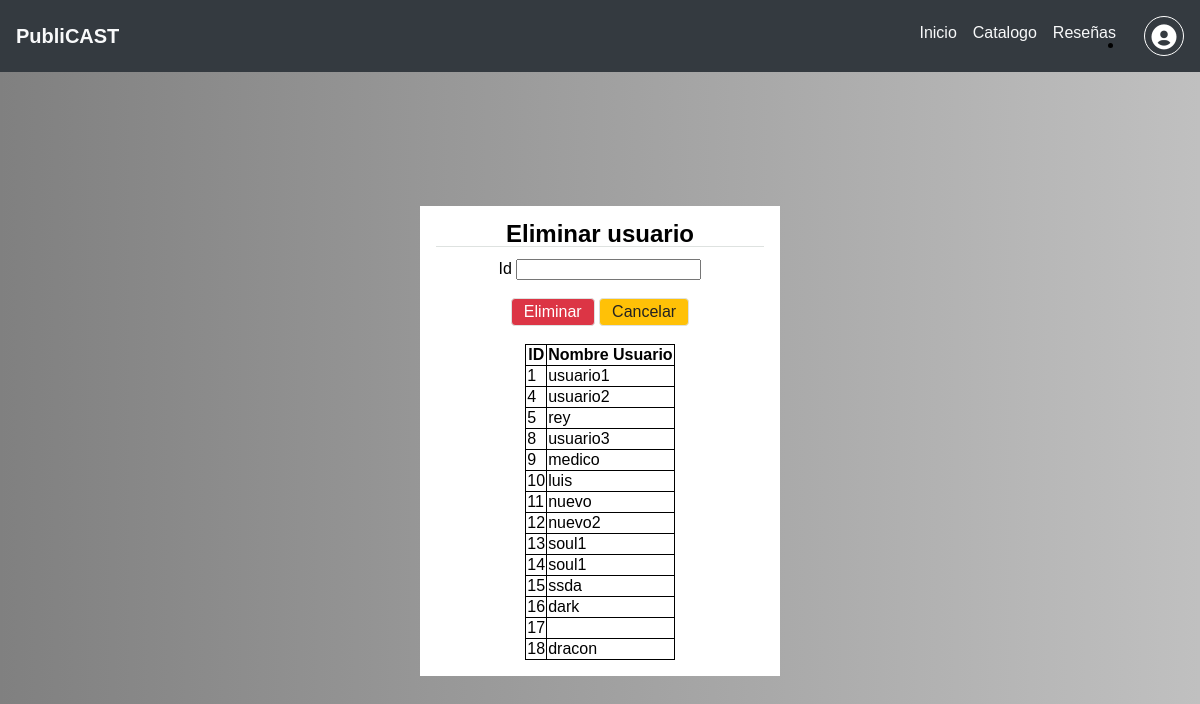
/Proyecto/views/admin.php (signed in), run on the app's committed database.
### tables this page shows
CREATE TABLE `users` (
  `idusers` int NOT NULL AUTO_INCREMENT,
  `nombre_usuario` varchar(50) NOT NULL,
  `correo` varchar(45) NOT NULL,
  `contrasena` varchar(100) NOT NULL,
  `rol` varchar(20) NOT NULL,
  PRIMARY KEY (`idusers`)
);

### Proyecto/models/usersDB.php (called while the page is built, shortened)
<?php
class Usuario {
    private $_idusers;
    private $_nombre_usuario;
    private $_rol;
    public function getId() {
        return $this->_idusers;
    }
    public function setId($idusers) {
        $this->_idusers = $idusers;
    }
    public function getNombreU() {
        return $this->_nombre_usuario;
    }
    public function setNombreU($nombre_usuario) {
        $this->_nombre_usuario = $nombre_usuario;
    }
    public function getRol() {
        return $this->_rol;
    }
    public function setRol($rol) {
        $this->_rol = $rol;
    }
}
?>

### Proyecto/controllers/userAdminControll.php (the view, shortened to what this page needs)
<?php
    include("../models/DBConnection.php");
    include("../models/usersDB.php");
    try {
        $connection = DBConnection::getConnection();
    }
    catch(PDOException $e) {
        error_log("Error de conexión - " . $e, 0);
        exit();
    }
    if ($_SERVER["REQUEST_METHOD"] == "GET") {
        if (array_key_exists("idpotcast", $_GET)) {
        }
        else {
            try {
                $query = $connection->prepare("SELECT * FROM users ");
                $query->execute();
                while($row = $query->fetch(PDO::FETCH_ASSOC)) {
                    $usersw = new Usuario($row["idusers"], $row["nombre_usuario"], $row["correo"], $row["contrasena"], $row["rol"]);
                        if($usersw->getRol() !== 'administrador'){
                            echo
                            "
                            <tr>
                                <td>". $usersw->getId()."</td>
                                <td>". $usersw->getNombreU()."</td>
                            </tr>
                            ";
                        }
                }
            }
            catch(PDOException $e) {
                error_log("Error en query - " . $e, 0);
                exit();
            }
        }
    }
?>

### Proyecto/views/admin.php (shortened to what this page needs)
<!DOCTYPE html>
<html lang="en">
<head>
    <?php  include("layouts/template.php")?>
</head>
<body class="colors">
    <?php  include("layouts/navbar.php") ?>
                 <li class="nav-item">
                    <a href="catalogo.php" class="nav-link">Catalogo</a>
                </li>
                <li class="nav-item">
                    <a href="catalogo.php" class="nav-link">Reseñas</a>
                </li>
                <?php include("layouts/Logout.php") ?>
            </ul>
        </div>
    </nav>
    <br><br><br>
    <div class="contenedor">
        <center><h4 class="border-bottom py-2">Eliminar usuario</h4></center>
        <form action="../controllers/userAdminControll.php" method="POST" class="row" autocomplete="off" enctype="multipart/form-data">
            <div class="col-12">
              <center>
                <label for="idusers">Id</label>
                <input type="text" name="idusers" class="form-control">
               </center>
            </div>
            <div class="col-12 ">
               <center>
                <br>
                <input type="submit" value="Eliminar" class="btn btn-danger">
                <a href="catalogo.php" class="btn btn-warning">Cancelar</a>
                </center>
            </div>
        </form>
        <br>
        <center>
      <table>
            <head>
                <tr>
                    <th rowspan="2">ID</th>
                    <th rowspan="2">Nombre Usuario</th>
                </tr>
            </head>
            <tbody>
                <?php
                include("../controllers\userAdminControll.php");
                ?>
            </tbody>
        </table>
        </center>
    </div>
    <br>
</body>
</html>

### Proyecto/views/layouts/template.php (shortened to what this page needs)
<link rel="stylesheet" href="../assets/css/framework.css">
<link href='https://unpkg.com/boxicons@2.1.2/css/boxicons.min.css' rel='stylesheet'>

### Proyecto/views/layouts/navbar.php (shortened to what this page needs)
<nav class="navbar">
        <a href="" class="navbar-brand">PubliCAST</a>
        <div class="navbar-collapse">
            <ul class="navbar-nav">
                <li class="nav-item">
                    <a href="../" class="nav-link">Inicio</a>
                </li>

### Proyecto/views/layouts/Logout.php (shortened to what this page needs)
<li class="dropdown">
    <a href="#" class="social-media-icons dropdown-toggle">
    <i class='bx bxs-user-circle'></i>
    </a>
</li>

### Proyecto/assets/css/config.css (style rules this page uses)
* { box-sizing: border-box; font-family: Verdana, Geneva, Tahoma, sans-serif; }
html, body { margin: 0; }
:root { --color-primary:#0d6efd; --color-primary-clear:#1f76fa; --color-primary-darked:#0a47a2; --color-secondary:#adb5bd; --color-secondary-clear:#b5b9bd; --color-secondary-darkeed:#8a9299; --color-success:#198754; --color-success-clear:#208a58; --color-success-darked:#105c38; --color-info:#17a2b8; --color-info-clear:#24a1b4; --color-info-darked:#0b5864; --color-warning:#ffc107; --color-warning-clear:#fcc520; --color-warning-darked:#b38705; --color-danger:#dc3545; --color-danger-clear:#df4958; --color-danger-darked:#94212c; --color-light:#f8f9fa; --color-light-darked:#c9cdd1; --color-dark:#343a40; --color-dark-darked:#0e0f11; --border-color: #dee2e0; --border-color-darked: #c1c5c3; --container-padding: 1em; }

### Proyecto/assets/css/grid.css (style rules this page uses)
.row { display: flex; flex-wrap: wrap; margin: 0 calc(var(--container-padding) * -1) ; }
.col, .col-auto, .col-1, .col-2, .col-3, .col-4, .col-5, .col-6, .col-7, .col-8, .col-9, .col-10, .col-11, .col-12, .col-sm, .col-sm-auto, .col-sm-1, .col-sm-2, .col-sm-3, .col-sm-4, .col-sm-5, .col-sm-6, .col-sm-7, .col-sm-8, .col-sm-9, .col-sm-10, .col-sm-11, .col-sm-12, .col-md, .col-md-auto, .col-md-1, .col-md-2, .col-md-3, .col-md-4, .col-md-5, .col-md-6, .col-md-7, .col-md-8, .col-9, .col-10, .col-11, .col-12, .col, .col-auto, .col-1, .col-2, .col-3, .col-4, .col-5, .col-6, .col-7, .col-8, .col-9, .col-10, .col-11, .col-12 { position: relative; padding: 0 var(--container-padding); }
.col-12 { flex: 0 0 100%; max-width: 100%; }

### Proyecto/assets/css/text.css (style rules this page uses)
h1, h2 .h3, h4, h5, h6 { margin-top: 0; }
h1, h2, h3, h4, h5, h6, .h1, .h2, .h3, .h4, .h5, .h6 { margin-bottom: 0.5em; font-weight: bold; line-height: 1em; }
h4, .h4 { font-size: 1.5em; }

### Proyecto/assets/css/utilities.css (style rules this page uses)
.border-bottom { border-bottom: 1px solid var(--border-color); }

### Proyecto/assets/css/components.css (style rules this page uses)
.btn { display: inline-block; text-align: center; padding: 0.25em 0.75em; font-size: 1em; border: 1px solid var(--border-color); border-radius: 0.25em; text-decoration: none; transition: color 0.2s ease, background-color 1s ease ; }
.btn-warning { color: #222; background-color: var(--color-warning); }
.btn-danger { color: #fff; background-color: var(--color-danger); }
.navbar { display: flex; flex-wrap: wrap; justify-content: space-between; align-items: center; background-color: var(--color-dark); padding: 1em; }
.navbar-brand { display: inline-block; text-decoration: none; color: var(--color-light); font-weight: 600; font-size: 1.25em; }
.navbar-collapse { display: none; flex-basis: 100%; }
.navbar-nav { display: block; margin: 0; padding: 0em; }
.navbar-nav > .nav-item { list-style: none; }
.nav-link { display: block; padding: 0.5em; text-decoration: none; color: var(--color-light); }
@media (min-width: 768px) { .navbar-collapse { display: block; flex-basis: auto; } }
@media (min-width: 768px) { .navbar-nav { display: flex; } }

### Proyecto/views/layouts/styleLogout.php (style rules this page uses)
.social-media-icons { display: inline-block; margin-left: 20px; width: 40px; height: 40px; border: 1px solid white; border-radius: 50%; text-align: center; color: white; }
.social-media-icons i { font-size: 30px; line-height: 40px; }

### Proyecto/views/admin.php (style rules this page uses)
table { border-collapse: collapse; caption-side: bottom; }
th, td { border: solid 1px black; }
.contenedor { background-color: white; margin: 5em; width: 100%; padding: 16px; margin-left: auto; margin-right: auto; }
.colors { background: linear-gradient(90deg, gray, silver); }
@media (min-width: 768px) { .contenedor { width: 30%; } }

### data on the page
users: idusers "1", nombre_usuario "usuario1"
users: idusers "4", nombre_usuario "usuario2"
users: idusers "5", nombre_usuario "rey"
users: idusers "8", nombre_usuario "usuario3"
users: idusers "9", nombre_usuario "medico"
users: idusers "10", nombre_usuario "luis"
users: idusers "11", nombre_usuario "nuevo"
users: idusers "12", nombre_usuario "nuevo2"
users: idusers "13", nombre_usuario "soul1"
users: idusers "14", nombre_usuario "soul1"
users: idusers "15", nombre_usuario "ssda"
users: idusers "16", nombre_usuario "dark"
users: idusers "17"
users: idusers "18", nombre_usuario "dracon"
